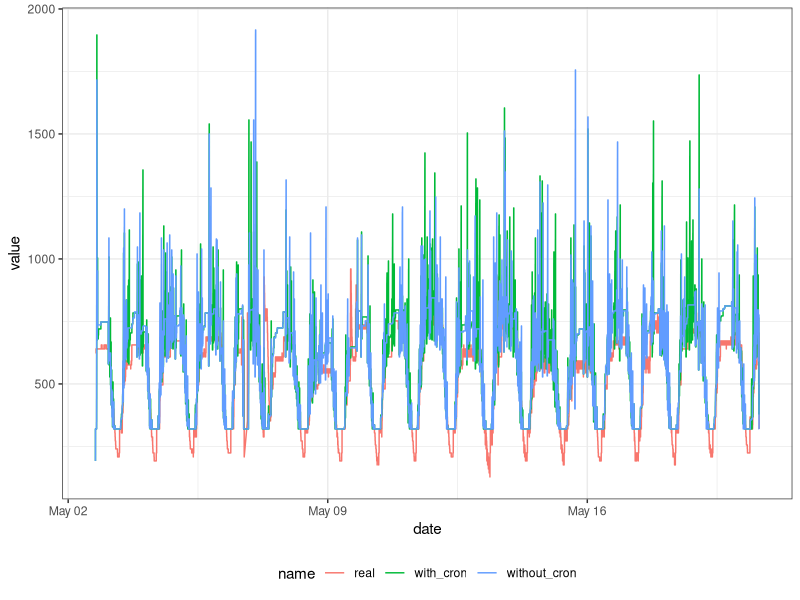
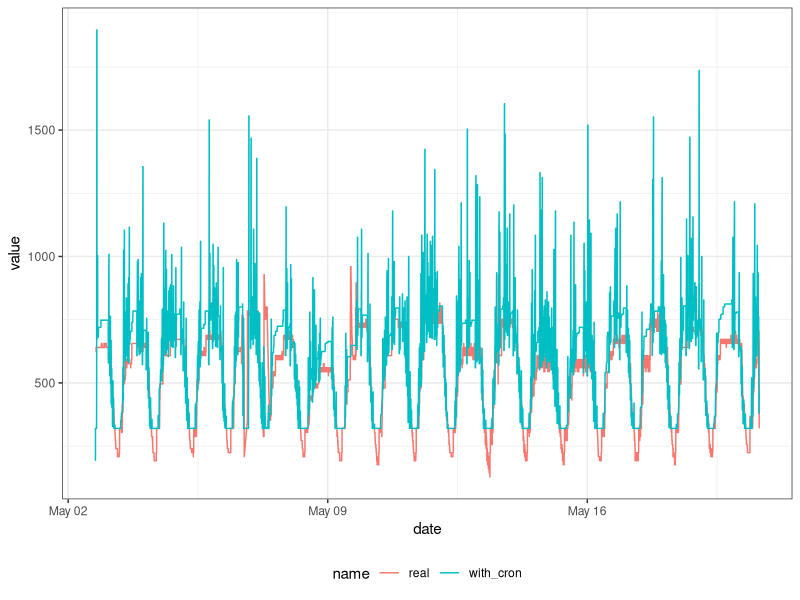
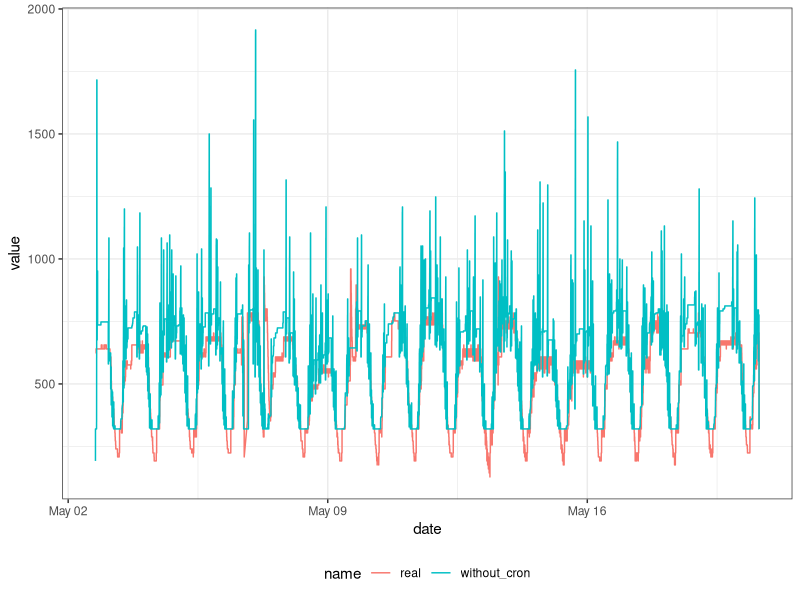

The R script that drew these images, in order:
## ---- chunk 1
library(tidyverse)
library(dplyr)
library(ggplot2)
theme_set(theme_bw())
## ---- chunk 2
with_cron <- read_csv("output_with_cron.csv")
without_cron <- read_csv("output_without_cron.csv")
## ---- chunk 3
comparison <- data.frame(with_cron$timestamp, with_cron$RealAllocatedCores, with_cron$AllocatedCores, without_cron$AllocatedCores) 
comparison <- comparison %>% 
  rename(timestamp = with_cron.timestamp, real = with_cron.RealAllocatedCores, with_cron = with_cron.AllocatedCores, without_cron = without_cron.AllocatedCores) %>% 
  mutate(date = as.POSIXct(timestamp, origin = "1970-01-01"))
## ---- chunk 4
comparison %>% 
  pivot_longer(c(real, with_cron, without_cron)) %>% 
  ggplot(aes(x = date, y = value, color = name)) +
  geom_line() +
  theme(legend.position = "bottom") 
## ---- chunk 5
comparison %>% 
  pivot_longer(c(real, with_cron)) %>% 
  ggplot(aes(x = date, y = value, color = name)) +
  geom_line() +
  theme(legend.position = "bottom") 
## ---- chunk 6
comparison %>% 
  pivot_longer(c(real, without_cron)) %>% 
  ggplot(aes(x = date, y = value, color = name)) +
  geom_line() +
  theme(legend.position = "bottom") 
